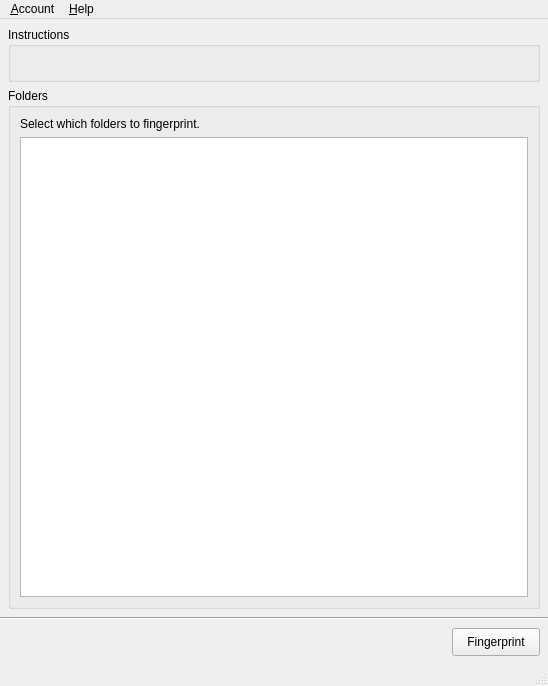
<ui version="4.0" >
 <class>MainWindow</class>
 <widget class="QMainWindow" name="MainWindow" >
  <property name="geometry" >
   <rect>
    <x>0</x>
    <y>0</y>
    <width>548</width>
    <height>686</height>
   </rect>
  </property>
  <property name="minimumSize" >
   <size>
    <width>450</width>
    <height>550</height>
   </size>
  </property>
  <property name="windowTitle" >
   <string>MainWindow</string>
  </property>
  <widget class="QWidget" name="centralwidget" >
   <layout class="QVBoxLayout" >
    <property name="margin" >
     <number>0</number>
    </property>
    <property name="spacing" >
     <number>0</number>
    </property>
    <item>
     <layout class="QVBoxLayout" >
      <property name="margin" >
       <number>8</number>
      </property>
      <property name="spacing" >
       <number>6</number>
      </property>
      <item>
       <widget class="QGroupBox" name="groupBox_2" >
        <property name="title" >
         <string>Instructions</string>
        </property>
        <layout class="QVBoxLayout" >
         <property name="margin" >
          <number>9</number>
         </property>
         <property name="spacing" >
          <number>6</number>
         </property>
         <item>
          <widget class="QLabel" name="informationLabel" >
           <property name="text" >
            <string/>
           </property>
           <property name="wordWrap" >
            <bool>true</bool>
           </property>
          </widget>
         </item>
        </layout>
       </widget>
      </item>
      <item>
       <widget class="QGroupBox" name="groupBox" >
        <property name="title" >
         <string>Folders</string>
        </property>
        <layout class="QVBoxLayout" >
         <property name="margin" >
          <number>9</number>
         </property>
         <property name="spacing" >
          <number>6</number>
         </property>
         <item>
          <widget class="QLabel" name="label" >
           <property name="text" >
            <string>Select which folders to fingerprint.</string>
           </property>
          </widget>
         </item>
         <item>
          <widget class="CheckDirTree" name="dirTree" />
         </item>
        </layout>
       </widget>
      </item>
     </layout>
    </item>
    <item>
     <widget class="Line" name="line" >
      <property name="orientation" >
       <enum>Qt::Horizontal</enum>
      </property>
     </widget>
    </item>
    <item>
     <layout class="QHBoxLayout" >
      <property name="margin" >
       <number>8</number>
      </property>
      <property name="spacing" >
       <number>0</number>
      </property>
      <item>
       <spacer>
        <property name="orientation" >
         <enum>Qt::Horizontal</enum>
        </property>
        <property name="sizeHint" >
         <size>
          <width>40</width>
          <height>20</height>
         </size>
        </property>
       </spacer>
      </item>
      <item>
       <widget class="QPushButton" name="fingerprintButton" >
        <property name="minimumSize" >
         <size>
          <width>88</width>
          <height>28</height>
         </size>
        </property>
        <property name="text" >
         <string>Fingerprint</string>
        </property>
       </widget>
      </item>
     </layout>
    </item>
   </layout>
  </widget>
  <widget class="QMenuBar" name="menubar" >
   <property name="geometry" >
    <rect>
     <x>0</x>
     <y>0</y>
     <width>548</width>
     <height>21</height>
    </rect>
   </property>
   <widget class="QMenu" name="menuAccount" >
    <property name="title" >
     <string>&amp;Account</string>
    </property>
    <addaction name="actionLogout" />
   </widget>
   <widget class="QMenu" name="menuHelp" >
    <property name="title" >
     <string>&amp;Help</string>
    </property>
    <addaction name="actionFAQ" />
   </widget>
   <addaction name="menuAccount" />
   <addaction name="menuHelp" />
  </widget>
  <widget class="QStatusBar" name="statusbar" />
  <action name="actionLogout" >
   <property name="text" >
    <string>&amp;Log out</string>
   </property>
  </action>
  <action name="actionFAQ" >
   <property name="text" >
    <string>&amp;FAQ</string>
   </property>
  </action>
  <action name="actionAbout" >
   <property name="text" >
    <string>&amp;About</string>
   </property>
  </action>
 </widget>
 <customwidgets>
  <customwidget>
   <class>CheckDirTree</class>
   <extends>QTreeView</extends>
   <header>CheckDirTree.h</header>
  </customwidget>
 </customwidgets>
 <resources/>
 <connections/>
</ui>
